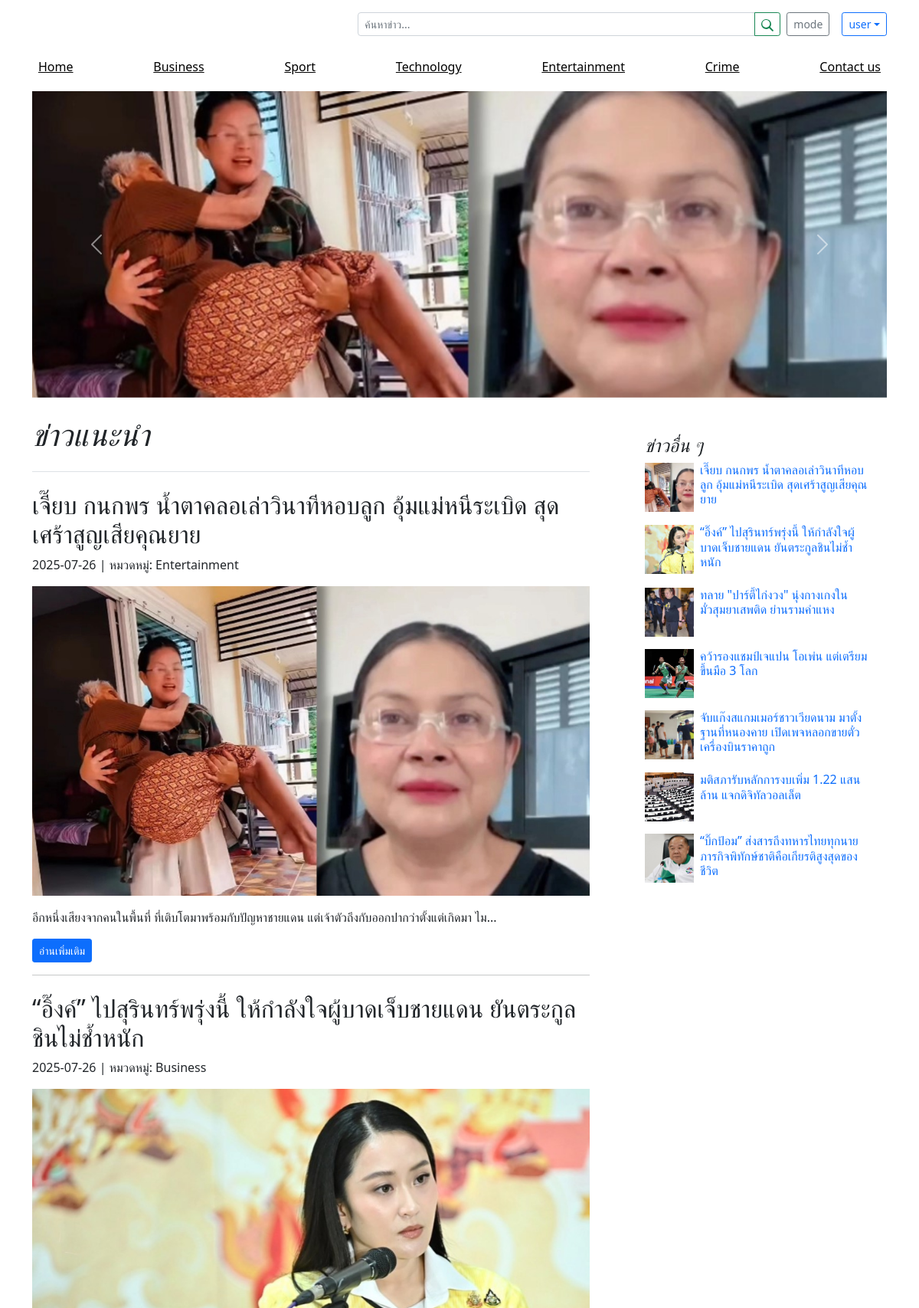
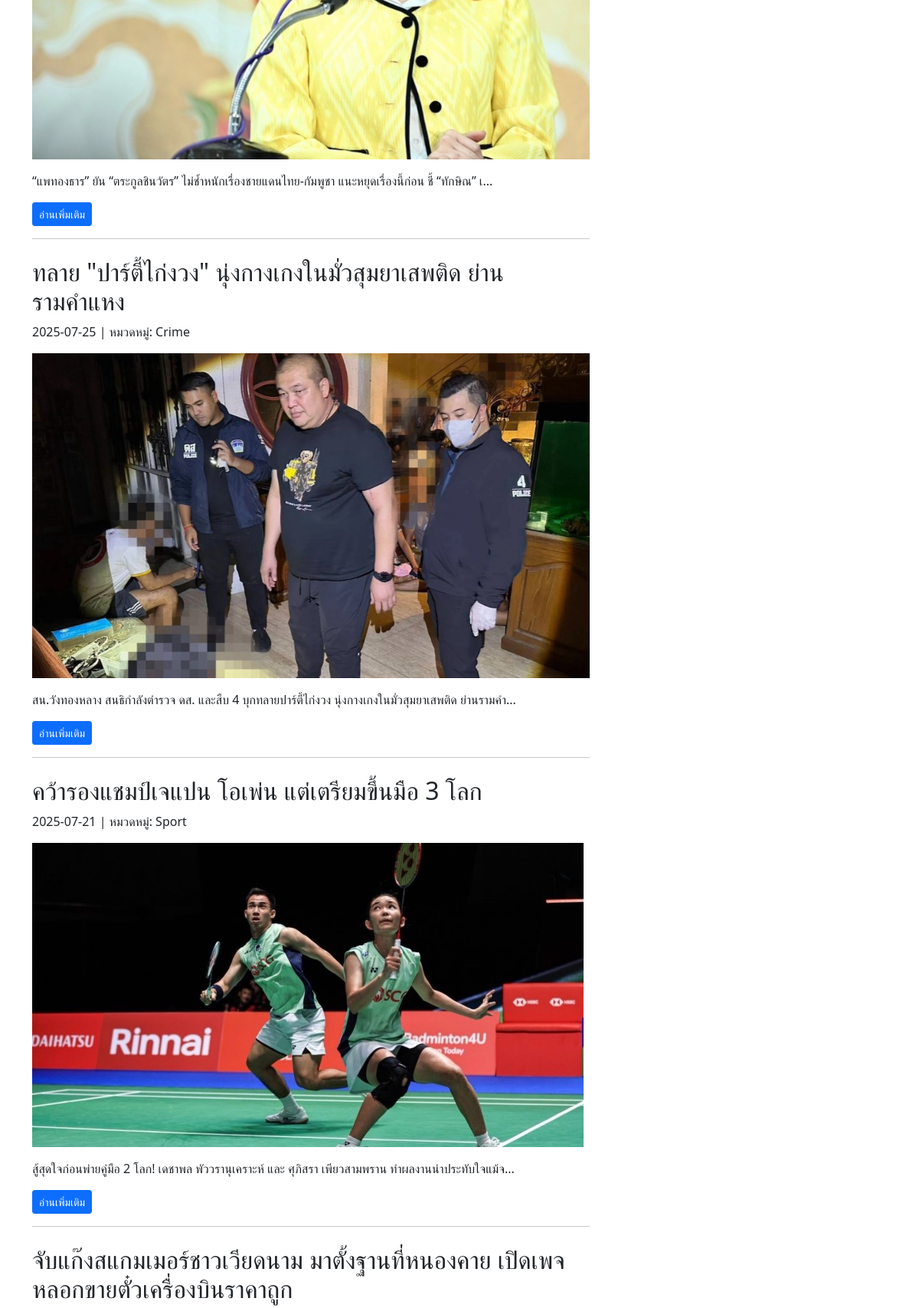
/admin/homepage_news.php (upper part), run on the app's committed database (2 pictures, top to bottom).
### tables this page shows
CREATE TABLE `news` (
  `id` int(100) NOT NULL,
  `title` varchar(255) NOT NULL,
  `description` text NOT NULL,
  `date` date NOT NULL,
  `category` varchar(100) NOT NULL,
  `thumbnail` varchar(255) NOT NULL
);

### admin/homepage_news.php (the view, shortened to what this page needs)
<?php
include("../db2/connection.php");
?>
<!doctype html>
<html lang="en">
  <head>
    <link href="https://cdn.jsdelivr.net/npm/bootstrap@5.1.3/dist/css/bootstrap.min.css" rel="stylesheet" />
    <link rel="stylesheet" href="blog.css" />
  </head>
  <body>
</body>
</html>
    <div class="container">
      <header class="blog-header py-3">
        <div class="row flex-nowrap justify-content-between align-items-center">
          <div class="col-4 pt-1">
          </div>
          <div class="col-8 d-flex justify-content-end align-items-center">
            <form class="d-flex me-2 w-75" method="GET" action="" role="search">
              <div class="input-group input-group-sm w-100">
                <input
                  type="search"
                  name="q"
                  class="form-control rounded-start"
                  placeholder="ค้นหาข่าว..."
                  aria-label="Search"
                  aria-describedby="button-search"
                  value="<?php echo isset($_GET['q']) ? htmlspecialchars($_GET['q']) : ''; ?>"
                >
                <button class="btn btn-outline-success" type="submit" id="button-search" aria-label="Search">
                  <svg xmlns="http://www.w3.org/2000/svg" width="16" height="16" fill="currentColor" class="bi bi-search" viewBox="0 0 16 16">
                    <path d="M11.742 10.344a6.5 6.5 0 1 0-1.397 1.398l3.85 3.85a1 1 0 0 0 1.415-1.414l-3.85-3.85zm-5.442.656a5 5 0 1 1 0-10 5 5 0 0 1 0 10z"/>
                  </svg>
                </button>
              </div>
            </form>
             <button id="toggle-theme-btn" class="btn btn-outline-secondary btn-sm me-2">mode</button>
<div class="dropdown ms-2">
  <button class="btn btn-outline-primary btn-sm dropdown-toggle d-flex align-items-center"
      type="button"
      id="dropdownUserButton"
      data-bs-toggle="dropdown"
      aria-expanded="false"
      style="max-width: 250px; white-space: normal; text-overflow: ellipsis; overflow: hidden;">
    user
  </button>
</div>
          </div>
        </div>
      </header>
      <div class="nav-scroller py-1 mb-2">
        <nav class="nav d-flex justify-content-between">
          <a class="p-2 link-secondary" href="homepage_news.php">Home</a>
          <a class="p-2 link-secondary" href="category_news.php?category=Business">Business</a>
          <a class="p-2 link-secondary" href="category_news.php?category=Sport">Sport</a>
          <a class="p-2 link-secondary" href="category_news.php?category=Technology">Technology</a>
          <a class="p-2 link-secondary" href="category_news.php?category=Entertainment">Entertainment</a>
          <a class="p-2 link-secondary" href="category_news.php?category=Crime">Crime</a>
          <a class="p-2 link-secondary" href="contact.php">Contact us</a>
        </nav>
      </div>
      <?php if (!isset($_GET['q']) || empty(trim($_GET['q']))) : ?>
      <div id="newsCarousel" class="carousel slide mb-4" data-bs-ride="carousel">
        <div class="carousel-inner">
          <?php
          $sql = "SELECT id, title, thumbnail FROM news ORDER BY RAND() LIMIT 4";
          $result = mysqli_query($conn, $sql);
          $active = true;
          while ($row = mysqli_fetch_assoc($result)) {
          ?>
            <div class="carousel-item <?php if ($active) { echo 'active'; $active = false; } ?>">
              <img src="../images/<?php echo htmlspecialchars($row['thumbnail']); ?>" class="d-block w-100" style="height: 400px; object-fit: cover;" alt="ข่าวเด่น">
            </div>
          <?php } ?>
        </div>
        <button class="carousel-control-prev" type="button" data-bs-target="#newsCarousel" data-bs-slide="prev">
          <span class="carousel-control-prev-icon" aria-hidden="true"></span>
        </button>
        <button class="carousel-control-next" type="button" data-bs-target="#newsCarousel" data-bs-slide="next">
          <span class="carousel-control-next-icon" aria-hidden="true"></span>
        </button>
      </div>
      <?php endif; ?>
      <div class="row g-5">
        <div class="col-md-8">
          <?php
          if (isset($_GET['q']) && !empty(trim($_GET['q']))) {
              $searchTerm = mysqli_real_escape_string($conn, $_GET['q']);
              $query = mysqli_query($conn, "SELECT * FROM news WHERE title LIKE '%$searchTerm%' OR description LIKE '%$searchTerm%' ORDER BY date DESC");
              if (mysqli_num_rows($query) == 0) {
                  echo "<p>ไม่พบผลลัพธ์</p>";
              }
          } else {
              echo '<h1 class="pb-4 mb-4 fst-italic border-bottom">ข่าวแนะนำ</h1>';
              $query = mysqli_query($conn, "SELECT * FROM news ORDER BY RAND() LIMIT 5");
          }
          while ($row = mysqli_fetch_assoc($query)) {
              $fullText = $row['description'];
              $halfText = mb_substr($fullText, 0, 100, "UTF-8");
          ?>
            <article class="blog-post mb-4">
              <h2 class="blog-post-title"><?php echo htmlspecialchars($row['title']); ?></h2>
              <p class="blog-post-meta"><?php echo htmlspecialchars($row['date']); ?> | หมวดหมู่: <?php echo htmlspecialchars($row['category']); ?></p>
              <?php if (!empty($row['thumbnail'])) { ?>
                <img src="../images/<?php echo htmlspecialchars($row['thumbnail']); ?>" alt="รูปภาพประกอบข่าว" class="img-fluid mb-3" />
              <?php } ?>
              <p><?php echo nl2br(htmlspecialchars($halfText)); ?>...</p>
              <a href="all_news.php?id=<?php echo $row['id']; ?>" class="btn btn-sm btn-primary">อ่านเพิ่มเติม</a>
              <hr />
            </article>
          <?php } ?>
        </div>
        <div class="col-md-4">
          <div class="position-sticky" style="top: 2rem;">
            <div class="p-4">
              <h4 class="fst-italic">ข่าวอื่น ๆ</h4>
              <div class="list-unstyled mb-0">
                <?php
                $sql = "SELECT id, title, thumbnail FROM news ORDER BY RAND() LIMIT 7";
                $result = mysqli_query($conn, $sql);
                while ($row = mysqli_fetch_assoc($result)) {
                    echo '<div class="media mb-3 d-flex">';
                    echo '  <img src="../images/' . htmlspecialchars($row['thumbnail']) . '" class="mr-3" alt="รูปข่าว" style="width: 64px; height: 64px; object-fit: cover;">';
                    echo '  <div class="media-body ms-2">';
                    echo '    <h6 class="mt-0"><a href="all_news.php?id=' . $row['id'] . '" style="text-decoration: none;">' . htmlspecialchars($row['title']) . '</a></h6>';
                    echo '  </div>';
                    echo '</div>';
                }
                ?>
              </div>
            </div>
          </div>
        </div>
      </div>
</html>

### admin/blog.css (style rules this page uses)
.nav-scroller .nav .link-secondary { color: black; }

### data on the page
news: thumbnail (picture), title "เจี๊ยบ กนกพร น้ำตาคลอเล่าวินาทีหอบลูก อุ้มแม่หนีระเบิด สุดเศร้าสูญเสียคุณยาย", date "2025-07-26", category "Entertainment", description "อีกหนึ่งเสียงจากคนในพื้นที่ ที่เติบโตมาพร้อมกับปัญหาชายแดน แต่เจ้าตัวถึงกับออกปากว่าตั้งแต่เกิดมา ไม"
news: title "“อิ๊งค์” ไปสุรินทร์พรุ่งนี้ ให้กำลังใจผู้บาดเจ็บชายแดน ยันตระกูลชินไม่ช้ำหนัก", date "2025-07-26", category "Business", thumbnail (picture), description "“แพทองธาร” ยัน “ตระกูลชินวัตร” ไม่ช้ำหนักเรื่องชายแดนไทย-กัมพูชา แนะหยุดเรื่องนี้ก่อน ชี้ “ทักษิณ” เ"
news: title "ทลาย \"ปาร์ตี้ไก่งวง\" นุ่งกางเกงในมั่วสุมยาเสพติด ย่านรามคำแหง", date "2025-07-25", category "Crime", thumbnail (picture), description "สน.วังทองหลาง สนธิกำลังตำรวจ ดส. และสืบ 4 บุกทลายปาร์ตี้ไก่งวง นุ่งกางเกงในมั่วสุมยาเสพติด ย่านรามคำ"
news: title "คว้ารองแชมป์เจแปน โอเพ่น แต่เตรียมขึ้นมือ 3 โลก", date "2025-07-21", category "Sport", thumbnail (picture), description "สู้สุดใจก่อนพ่ายคู่มือ 2 โลก! เดชาพล พัววรานุเคราะห์ และ ศุภิสรา เพียวสามพราน ทำผลงานน่าประทับใจแม้จ"
news: title "จับแก๊งสแกมเมอร์ชาวเวียดนาม มาตั้งฐานที่หนองคาย เปิดเพจหลอกขายตั๋วเครื่องบินราคาถูก", thumbnail (picture)
news: thumbnail (picture), title "มติสภารับหลักการงบเพิ่ม 1.22 แสนล้าน แจกดิจิทัลวอลเล็ต"
news: thumbnail (picture), title "“บิ๊กป้อม” ส่งสารถึงทหารไทยทุกนาย ภารกิจพิทักษ์ชาติคือเกียรติสูงสุดของชีวิต"
